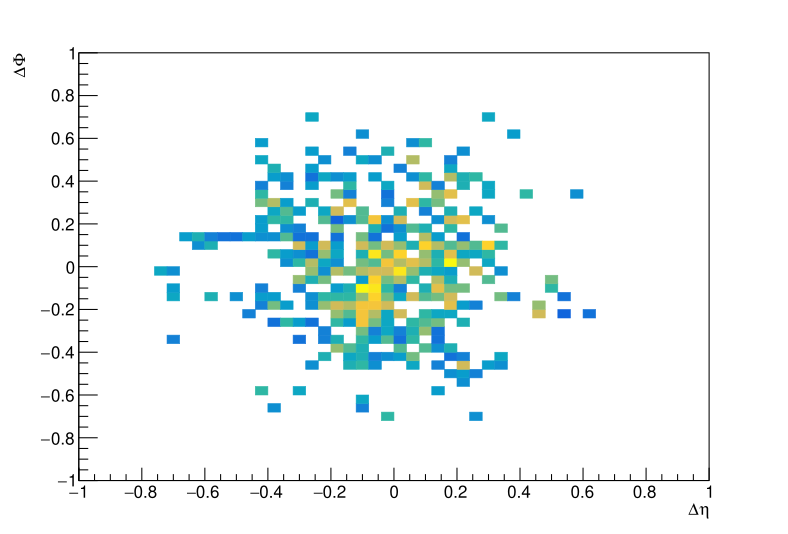

The script that drew this image:
import ROOT
import sys

from math import *

# Check for input arguments
if len(sys.argv)==1:
    print('usage: {} input0.root [input1.root ...]')
    sys.exit(1)
inputs=sys.argv[1:]

# Get rid of stats box
ROOT.gStyle.SetOptStat(0)

# Load Delphes
ROOT.gSystem.Load('libDelphes.so')

# Load input files
t=ROOT.TChain('Delphes')
for inpath in inputs:
    t.AddFile(inpath)

# Loop the loop
h=ROOT.TH2F('himage','',50,-1,1,50,-1,1)
for e in t:
    for fj in e.FatJet:
        # Simple selection
        if fj.PT<500: continue
        if abs(fj.Mass-173)>20: continue

        # Add constituents to the image
        for c in fj.Constituents:
            if type(c) is not ROOT.Tower:
                continue # not a calorimeter thing

            deta=c.Eta-fj.Eta
            dphi=c.Phi-fj.Phi

            h.Fill(deta,dphi, c.ET)
        break; # Leading jet only
#    break
    
# Draw the jet image
c=ROOT.TCanvas()
h.Draw("COL")

h.GetXaxis().SetTitle('#Delta#eta')
h.GetYaxis().SetTitle('#Delta#Phi')

c.SetLogz(True)

c.SaveAs('jetimage.pdf')
